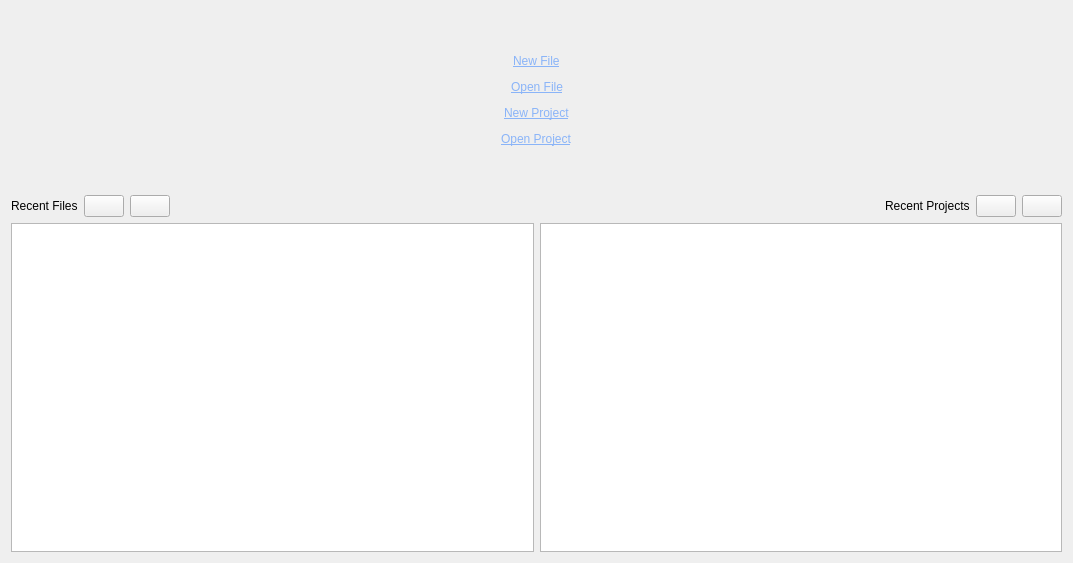
<?xml version="1.0" encoding="UTF-8"?>
<ui version="4.0">
 <class>StartTabWidget</class>
 <widget class="QWidget" name="StartTabWidget">
  <property name="geometry">
   <rect>
    <x>0</x>
    <y>0</y>
    <width>1073</width>
    <height>563</height>
   </rect>
  </property>
  <property name="windowTitle">
   <string>Form</string>
  </property>
  <property name="locale">
   <locale language="English" country="UnitedStates"/>
  </property>
  <layout class="QVBoxLayout" name="verticalLayout" stretch="0,0,0,0,0,0,0,1">
   <item>
    <spacer name="verticalSpacer_2">
     <property name="orientation">
      <enum>Qt::Vertical</enum>
     </property>
     <property name="sizeHint" stdset="0">
      <size>
       <width>20</width>
       <height>40</height>
      </size>
     </property>
    </spacer>
   </item>
   <item>
    <layout class="QHBoxLayout" name="newFileLayout">
     <item>
      <spacer name="horizontalSpacer_5">
       <property name="orientation">
        <enum>Qt::Horizontal</enum>
       </property>
       <property name="sizeHint" stdset="0">
        <size>
         <width>40</width>
         <height>20</height>
        </size>
       </property>
      </spacer>
     </item>
     <item>
      <widget class="QLabel" name="newFileLabel">
       <property name="text">
        <string>&lt;html&gt;&lt;head/&gt;&lt;body&gt;&lt;p&gt;&lt;a href=&quot;newFile&quot;&gt;&lt;span style=&quot; text-decoration: underline; color:#8ab4f8;&quot;&gt;New File&lt;/span&gt;&lt;/a&gt;&lt;/p&gt;&lt;/body&gt;&lt;/html&gt;</string>
       </property>
       <property name="textFormat">
        <enum>Qt::RichText</enum>
       </property>
       <property name="textInteractionFlags">
        <set>Qt::TextBrowserInteraction</set>
       </property>
      </widget>
     </item>
     <item>
      <spacer name="horizontalSpacer_7">
       <property name="orientation">
        <enum>Qt::Horizontal</enum>
       </property>
       <property name="sizeHint" stdset="0">
        <size>
         <width>40</width>
         <height>20</height>
        </size>
       </property>
      </spacer>
     </item>
    </layout>
   </item>
   <item>
    <layout class="QHBoxLayout" name="openFileLayout">
     <item>
      <spacer name="horizontalSpacer_6">
       <property name="orientation">
        <enum>Qt::Horizontal</enum>
       </property>
       <property name="sizeHint" stdset="0">
        <size>
         <width>40</width>
         <height>20</height>
        </size>
       </property>
      </spacer>
     </item>
     <item>
      <widget class="QLabel" name="openFileLabel">
       <property name="text">
        <string>&lt;html&gt;&lt;head/&gt;&lt;body&gt;&lt;p&gt;&lt;a href=&quot;openFile&quot;&gt;&lt;span style=&quot; text-decoration: underline; color:#8ab4f8;&quot;&gt;Open File&lt;/span&gt;&lt;/a&gt;&lt;/p&gt;&lt;/body&gt;&lt;/html&gt;</string>
       </property>
       <property name="textFormat">
        <enum>Qt::RichText</enum>
       </property>
      </widget>
     </item>
     <item>
      <spacer name="horizontalSpacer_8">
       <property name="orientation">
        <enum>Qt::Horizontal</enum>
       </property>
       <property name="sizeHint" stdset="0">
        <size>
         <width>40</width>
         <height>20</height>
        </size>
       </property>
      </spacer>
     </item>
    </layout>
   </item>
   <item>
    <layout class="QHBoxLayout" name="newProjectLayout">
     <item>
      <spacer name="horizontalSpacer">
       <property name="orientation">
        <enum>Qt::Horizontal</enum>
       </property>
       <property name="sizeHint" stdset="0">
        <size>
         <width>40</width>
         <height>20</height>
        </size>
       </property>
      </spacer>
     </item>
     <item>
      <widget class="QLabel" name="newProjectLabel">
       <property name="text">
        <string>&lt;html&gt;&lt;head/&gt;&lt;body&gt;&lt;p&gt;&lt;a href=&quot;createProject&quot;&gt;&lt;span style=&quot; text-decoration: underline; color:#8ab4f8;&quot;&gt;New Project&lt;/span&gt;&lt;/a&gt;&lt;/p&gt;&lt;/body&gt;&lt;/html&gt;</string>
       </property>
       <property name="textFormat">
        <enum>Qt::RichText</enum>
       </property>
       <property name="textInteractionFlags">
        <set>Qt::TextBrowserInteraction</set>
       </property>
      </widget>
     </item>
     <item>
      <spacer name="horizontalSpacer_2">
       <property name="orientation">
        <enum>Qt::Horizontal</enum>
       </property>
       <property name="sizeHint" stdset="0">
        <size>
         <width>40</width>
         <height>20</height>
        </size>
       </property>
      </spacer>
     </item>
    </layout>
   </item>
   <item>
    <layout class="QHBoxLayout" name="openProjectLayout">
     <item>
      <spacer name="horizontalSpacer_3">
       <property name="orientation">
        <enum>Qt::Horizontal</enum>
       </property>
       <property name="sizeHint" stdset="0">
        <size>
         <width>40</width>
         <height>20</height>
        </size>
       </property>
      </spacer>
     </item>
     <item>
      <widget class="QLabel" name="openProjectLabel">
       <property name="text">
        <string>&lt;html&gt;&lt;head/&gt;&lt;body&gt;&lt;p&gt;&lt;a href=&quot;openProject&quot;&gt;&lt;span style=&quot; text-decoration: underline; color:#8ab4f8;&quot;&gt;Open Project&lt;/span&gt;&lt;/a&gt;&lt;/p&gt;&lt;/body&gt;&lt;/html&gt;</string>
       </property>
       <property name="textFormat">
        <enum>Qt::RichText</enum>
       </property>
       <property name="textInteractionFlags">
        <set>Qt::TextBrowserInteraction</set>
       </property>
      </widget>
     </item>
     <item>
      <spacer name="horizontalSpacer_4">
       <property name="orientation">
        <enum>Qt::Horizontal</enum>
       </property>
       <property name="sizeHint" stdset="0">
        <size>
         <width>40</width>
         <height>20</height>
        </size>
       </property>
      </spacer>
     </item>
    </layout>
   </item>
   <item>
    <spacer name="verticalSpacer">
     <property name="orientation">
      <enum>Qt::Vertical</enum>
     </property>
     <property name="sizeType">
      <enum>QSizePolicy::Minimum</enum>
     </property>
     <property name="sizeHint" stdset="0">
      <size>
       <width>20</width>
       <height>40</height>
      </size>
     </property>
    </spacer>
   </item>
   <item>
    <layout class="QHBoxLayout" name="horizontalLayout_3">
     <item>
      <widget class="QLabel" name="label_3">
       <property name="text">
        <string>Recent Files</string>
       </property>
      </widget>
     </item>
     <item>
      <widget class="QPushButton" name="clearRecentFilesButton">
       <property name="text">
        <string/>
       </property>
       <property name="icon">
        <iconset theme="user-trash"/>
       </property>
      </widget>
     </item>
     <item>
      <widget class="QPushButton" name="refreshFilesButton">
       <property name="text">
        <string/>
       </property>
       <property name="icon">
        <iconset theme="view-refresh"/>
       </property>
      </widget>
     </item>
     <item>
      <spacer name="horizontalSpacer_11">
       <property name="orientation">
        <enum>Qt::Horizontal</enum>
       </property>
       <property name="sizeHint" stdset="0">
        <size>
         <width>40</width>
         <height>20</height>
        </size>
       </property>
      </spacer>
     </item>
     <item>
      <widget class="QLabel" name="label_2">
       <property name="text">
        <string>Recent Projects</string>
       </property>
      </widget>
     </item>
     <item>
      <widget class="QPushButton" name="clearRecentProjectsButton">
       <property name="text">
        <string/>
       </property>
       <property name="icon">
        <iconset theme="user-trash"/>
       </property>
      </widget>
     </item>
     <item>
      <widget class="QPushButton" name="refreshProjectsButton">
       <property name="text">
        <string/>
       </property>
       <property name="icon">
        <iconset theme="view-refresh"/>
       </property>
      </widget>
     </item>
    </layout>
   </item>
   <item>
    <layout class="QHBoxLayout" name="horizontalLayout_2">
     <item>
      <widget class="QListView" name="recentFiles">
       <property name="editTriggers">
        <set>QAbstractItemView::NoEditTriggers</set>
       </property>
      </widget>
     </item>
     <item>
      <widget class="QListView" name="recentProjects">
       <property name="editTriggers">
        <set>QAbstractItemView::NoEditTriggers</set>
       </property>
      </widget>
     </item>
    </layout>
   </item>
  </layout>
 </widget>
 <resources/>
 <connections/>
</ui>
